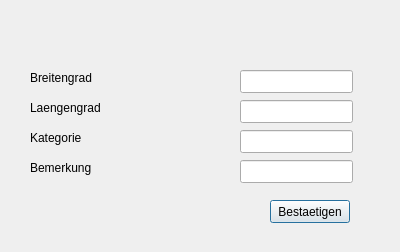
<?xml version="1.0" encoding="UTF-8"?>
<ui version="4.0">
 <class>KartePoIAnlegen</class>
 <widget class="QDialog" name="KartePoIAnlegen">
  <property name="geometry">
   <rect>
    <x>0</x>
    <y>0</y>
    <width>400</width>
    <height>252</height>
   </rect>
  </property>
  <property name="windowTitle">
   <string>Dialog</string>
  </property>
  <widget class="QPushButton" name="Bestaetigen">
   <property name="geometry">
    <rect>
     <x>270</x>
     <y>200</y>
     <width>80</width>
     <height>23</height>
    </rect>
   </property>
   <property name="text">
    <string>Bestaetigen</string>
   </property>
  </widget>
  <widget class="QLabel" name="Laengengrad">
   <property name="geometry">
    <rect>
     <x>30</x>
     <y>100</y>
     <width>81</width>
     <height>16</height>
    </rect>
   </property>
   <property name="text">
    <string>Laengengrad</string>
   </property>
  </widget>
  <widget class="QLabel" name="Breitengrad">
   <property name="geometry">
    <rect>
     <x>30</x>
     <y>70</y>
     <width>81</width>
     <height>16</height>
    </rect>
   </property>
   <property name="text">
    <string>Breitengrad</string>
   </property>
  </widget>
  <widget class="QLabel" name="Kategorie">
   <property name="geometry">
    <rect>
     <x>30</x>
     <y>130</y>
     <width>71</width>
     <height>16</height>
    </rect>
   </property>
   <property name="text">
    <string>Kategorie</string>
   </property>
  </widget>
  <widget class="QLabel" name="Bemerkung">
   <property name="geometry">
    <rect>
     <x>30</x>
     <y>160</y>
     <width>81</width>
     <height>16</height>
    </rect>
   </property>
   <property name="text">
    <string>Bemerkung</string>
   </property>
  </widget>
  <widget class="QLineEdit" name="LaengengradLine">
   <property name="geometry">
    <rect>
     <x>240</x>
     <y>100</y>
     <width>113</width>
     <height>23</height>
    </rect>
   </property>
  </widget>
  <widget class="QLineEdit" name="BreitengradLine">
   <property name="geometry">
    <rect>
     <x>240</x>
     <y>70</y>
     <width>113</width>
     <height>23</height>
    </rect>
   </property>
  </widget>
  <widget class="QLineEdit" name="KategorieLine">
   <property name="geometry">
    <rect>
     <x>240</x>
     <y>130</y>
     <width>113</width>
     <height>23</height>
    </rect>
   </property>
  </widget>
  <widget class="QLineEdit" name="BemerkungLine">
   <property name="geometry">
    <rect>
     <x>240</x>
     <y>160</y>
     <width>113</width>
     <height>23</height>
    </rect>
   </property>
  </widget>
 </widget>
 <resources/>
 <connections/>
</ui>
